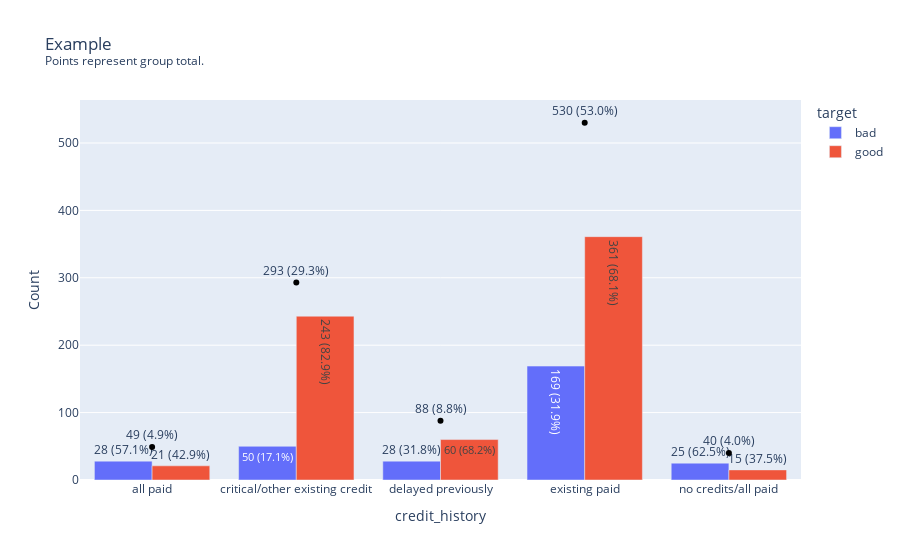

The code cell stored with this chart in its notebook:
### Markdown cell above
---

### Code cell
from helpsk.string import format_number

x_var = 'credit_history'
color_var = 'target'
y_var = 'Count'

df = credit_data.groupby(x_var).size().reset_index().rename(columns={0: y_var})
df['__Text'] = df.apply(lambda x: f"{format_number(x[y_var], places=0)} ({round((x[y_var] / sum(df[y_var]) * 100), 1)}%)", axis=1)

fig = px.scatter(
    df,
    x=x_var,
    y=y_var,
    color=['black']*len(df),
    color_discrete_map="identity",
    text='__Text',
)
fig = fig.update_traces(textposition='top center')

df_2 = credit_data.groupby([x_var, color_var]).size().reset_index().rename(columns={0: y_var})
df_2['__group_total'] = df_2.groupby(x_var)[y_var].transform(sum)
df_2['__Text'] = df_2.apply(lambda x: f"{format_number(x[y_var], places=0)} ({round((x[y_var] / x['__group_total'] * 100), 1)}%)", axis=1)

fig2 = px.bar(
    df_2,
    x=x_var,
    y=y_var,
    color=color_var,
    barmode='group',
    text='__Text',
    title=plotly_title(
        title="Example",
        subtitle="Points represent group total."
    ),
)
fig2.update_traces(textposition="auto")
fig2.add_trace(fig.data[0])
fig2

### Figure 1 — Plotly figure (JSON) as saved in the notebook; plotly's stock layout.template omitted (floating-point values rounded to 4 significant figures)
{"data": [{"alignmentgroup": "True", "hovertemplate": "target=bad<br>credit_history=%{x}<br>Count=%{y}<br>__Text=%{text}<extra></extra>", "legendgroup": "bad", "marker": {"color": "#636efa", "pattern": {"shape": ""}}, "name": "bad", "offsetgroup": "bad", "orientation": "v", "showlegend": true, "text": ["28 (57.1%)", "50 (17.1%)", "28 (31.8%)", "169 (31.9%)", "25 (62.5%)"], "textposition": "auto", "type": "bar", "x": ["all paid", "critical/other existing credit", "delayed previously", "existing paid", "no credits/all paid"], "xaxis": "x", "y": [28, 50, 28, 169, 25], "yaxis": "y"}, {"alignmentgroup": "True", "hovertemplate": "target=good<br>credit_history=%{x}<br>Count=%{y}<br>__Text=%{text}<extra></extra>", "legendgroup": "good", "marker": {"color": "#EF553B", "pattern": {"shape": ""}}, "name": "good", "offsetgroup": "good", "orientation": "v", "showlegend": true, "text": ["21 (42.9%)", "243 (82.9%)", "60 (68.2%)", "361 (68.1%)", "15 (37.5%)"], "textposition": "auto", "type": "bar", "x": ["all paid", "critical/other existing credit", "delayed previously", "existing paid", "no credits/all paid"], "xaxis": "x", "y": [21, 243, 60, 361, 15], "yaxis": "y"}, {"hovertemplate": "credit_history=%{x}<br>Count=%{y}<br>__Text=%{text}<extra></extra>", "legendgroup": "", "marker": {"color": "black", "symbol": "circle"}, "mode": "markers+text", "name": "", "orientation": "v", "showlegend": false, "text": ["49 (4.9%)", "293 (29.3%)", "88 (8.8%)", "530 (53.0%)", "40 (4.0%)"], "textposition": "top center", "type": "scatter", "x": ["all paid", "critical/other existing credit", "delayed previously", "existing paid", "no credits/all paid"], "xaxis": "x", "y": [49, 293, 88, 530, 40], "yaxis": "y"}], "layout": {"barmode": "group", "legend": {"title": {"text": "target"}, "tracegroupgap": 0}, "title": {"text": "Example<br><sup>Points represent group total.</sup>"}, "xaxis": {"anchor": "y", "domain": [0, 1], "title": {"text": "credit_history"}}, "yaxis": {"anchor": "x", "domain": [0, 1], "title": {"text": "Count"}}}}
